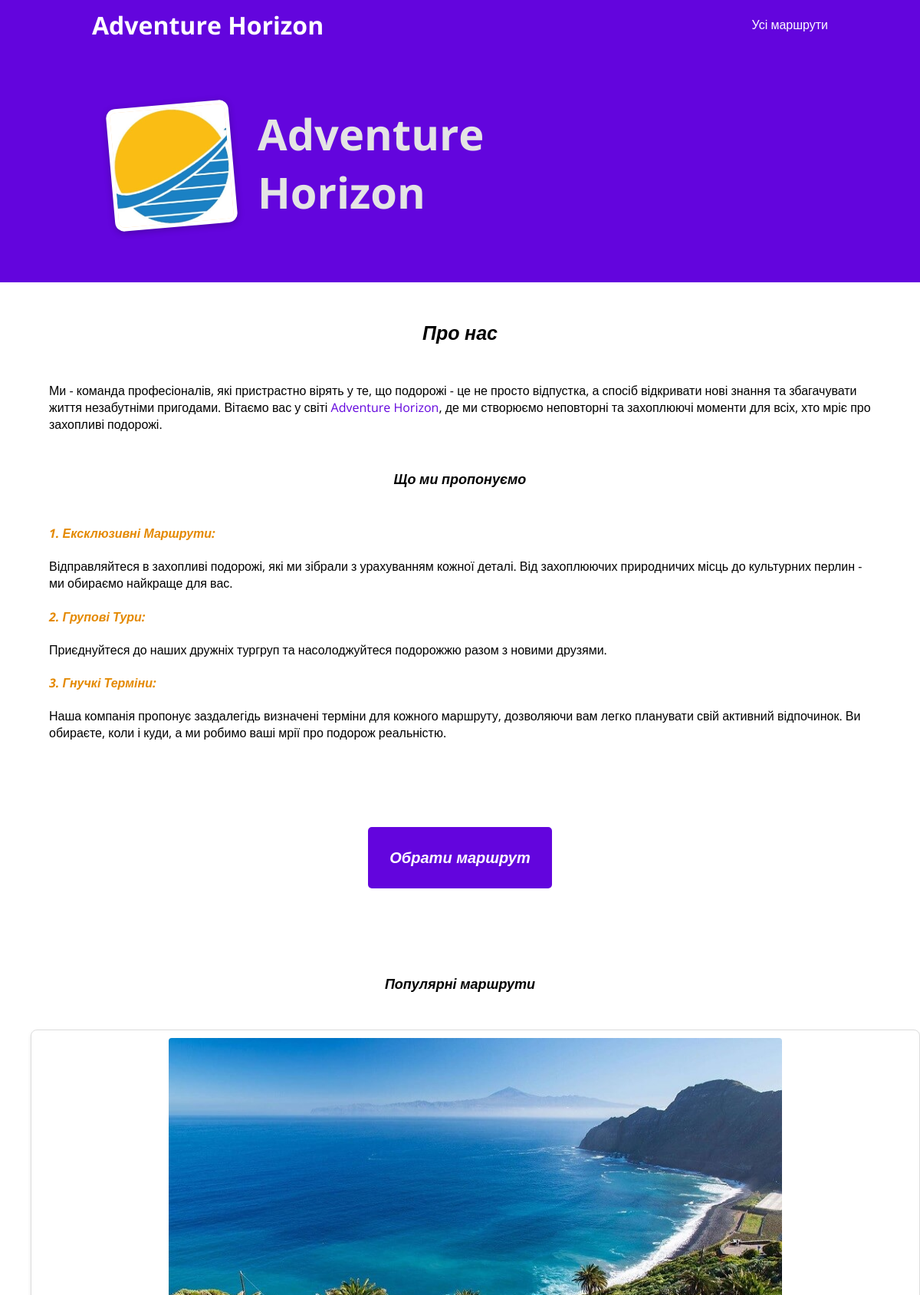
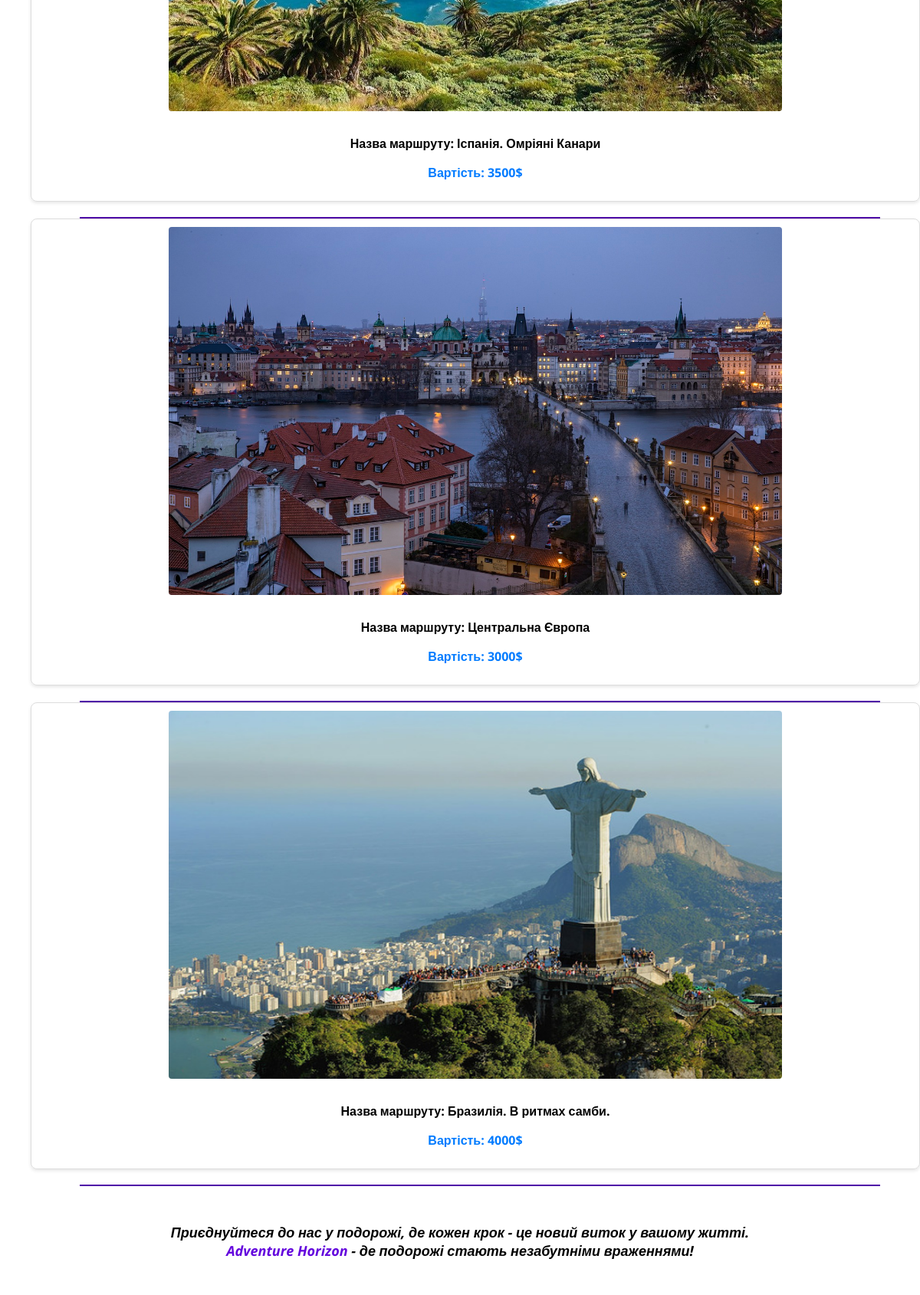
The page / (upper part) on the database its author committed (2 pictures, top to bottom).
### order_route/models.py (models this page shows, shortened)
class Route(models.Model):
    name = models.CharField(max_length=100)
    image = models.ImageField(upload_to="routes", null=True)
    price = models.IntegerField(validators=[MinValueValidator(0)], null=True)
    description = models.TextField()
    rating = models.IntegerField(validators=[MinValueValidator(1), MaxValueValidator(5)])
    start_location = models.CharField(max_length=100)
    end_location = models.CharField(max_length=100)
    start_date = models.DateField(null=True)
    end_date = models.DateField(null=True)
    tourist_group = models.ForeignKey(TouristGroup, on_delete=models.SET_NULL, null=True, related_name="routes")

### order_route/views.py (the view)
# urls.py: path("", views.StartPageView.as_view(), name="start-page"),
class StartPageView(ListView):
    template_name = "order_route/start-page.html"
    model = Route
    context_object_name = "routes"
    ordering = ["-rating"]
    def get_queryset(self):
        queryset = super().get_queryset()
        data = queryset[:3]
        return data

### order_route/templates/order_route/start-page.html
{% extends "base.html" %}
{% load static %}
{% block css_files %}
    <link rel="stylesheet" href="{% static "order_route/start-page.css" %}">
{% endblock %}
{% block content %}
    <section id="welcome">
        <header>
            <img src="{% static 'order_route/images/logo.jpg' %}" alt="Logo">
            <h2 class="logo">Adventure Horizon</h2>
        </header>
    </section>
    <div class="about-us">
        <p>Про нас</p>
    </div>
    <div>
        <p>
            Ми - команда професіоналів, які пристрастно вірять у те, що подорожі - це не просто відпустка,
            а спосіб відкривати нові знання та збагачувати життя незабутніми пригодами.
            Вітаємо вас у світі <span class="name-company">Adventure Horizon</span>,
            де ми створюємо неповторні та захоплюючі моменти для всіх, хто мріє про захопливі подорожі.
        </p>
    </div>
    <div>
        <div>
            <p class="center-it">Що ми пропонуємо</p>
        </div>
        <div>
            <h4 class="offer">1. Ексклюзивні Маршрути:</h4>
            <p>Відправляйтеся в захопливі подорожі, які ми зібрали з урахуванням кожної деталі.
                Від захоплюючих природничих місць до культурних перлин - ми обираємо найкраще для вас.</p>
        </div>
        <div>
            <h4 class="offer">2. Групові Тури:</h4>
            <p>Приєднуйтеся до наших дружніх тургруп та насолоджуйтеся подорожжю разом з новими друзями.</p>
        </div>
        <div>
            <h4 class="offer">3. Гнучкі Терміни:</h4>
            <p>Наша компанія пропонує заздалегідь визначені терміни для кожного маршруту, дозволяючи вам легко планувати
                свій активний відпочинок.
                Ви обираєте, коли і куди, а ми робимо ваші мрії про подорож реальністю.</p>
        </div>
    </div>
    <button onclick="window.location.href='{% url 'select-route-page' %}'" class="choose-route">Обрати маршрут</button>
    <div>
        <p class="center-it">Популярні маршрути</p>
        <ul class="route-list">
            {% for route in routes %}
                <li class="route-item">
                    <img src="{{ route.image.url }}" alt="Зображення не завантажено" class="route-image">
                    <p class="route-name">Назва маршруту: {{ route.name }}</p>
                    <p class="route-price">Вартість: {{ route.price }}$</p>
                </li>
                <div class="black-line"></div>
            {% endfor %}
        </ul>
    </div>
    <div>
        <p class="center-it">Приєднуйтеся до нас у подорожі, де кожен крок - це новий виток у вашому житті. <br>
            <span class="name-company">Adventure Horizon</span> - де подорожі стають незабутніми враженнями!</p>
    </div>
{% endblock %}

### order_route/static/order_route/start-page.css (style rules this page uses)
#welcome { padding: 4rem 12%; background-color: #6305DD; }
#welcome header { display: flex; align-items: flex-start; margin: 0.5rem auto; }
#welcome img { width: 10rem; height: 10rem; object-fit: cover; object-position: top; border: 5px solid white; border-radius: 12px; background-color: #ffe1bf; transform: rotateZ(-5deg); box-shadow: 0 2px 8px rgba(0, 0, 0, 0.25); }
#welcome h2 { font-size: 3.5rem; margin: 0 0 0 2rem; color: #e4e4e4; width: 10rem; }
.about-us { text-align: center; margin-top: 3rem; margin-bottom: 3rem; font-size: 25px; font-style: italic; font-weight: bold; }
p { margin-left: 4rem; margin-right: 4rem; }
.offer { margin-left: 4rem; margin-right: 4rem; font-style: italic; font-weight: bold; color: #E48900; }
.center-it { text-align: center; margin-top: 3rem; margin-bottom: 3rem; font-size: 18px; font-style: italic; font-weight: bold; }
.name-company { color: #6305DD; }
.route-list { list-style-type: none; }
.route-item { margin-bottom: 20px; border: 1px solid #ddd; padding: 10px; border-radius: 8px; box-shadow: 0 2px 4px rgba(0, 0, 0, 0.1); text-align: center; }
.route-image { width: 50rem; height: 30rem; border-radius: 4px; margin-bottom: 10px; }
.route-name { font-weight: bold; }
.route-price { color: #007BFF; font-weight: bold; }
.route-name, .route-price { text-align: center; }
.choose-route { margin: 7rem auto; width: 15rem; height: 5rem; background-color: #6305DD; color: #ffffff; padding: 10px 20px; border: none; border-radius: 5px; cursor: pointer; display: block; font-style: italic; font-weight: bold; font-size: 20px; }
.black-line { background-color: #4E03A8; width: 90%; height: 2px; margin-left: 4rem; margin-right: 4rem; }

### static/app.css (style rules this page uses)
* { box-sizing: border-box; }
html { font-family: 'Open Sans', 'Lato', sans-serif; }
body { display: flex; flex-direction: column; min-height: 100vh; margin: 0; }

### rows shown on the page
Route: image (picture), name "Іспанія. Омріяні Канари", price "3500"
Route: image (picture), name "Центральна Європа", price "3000"
Route: image (picture), name "Бразилія. В ритмах самби.", price "4000"
